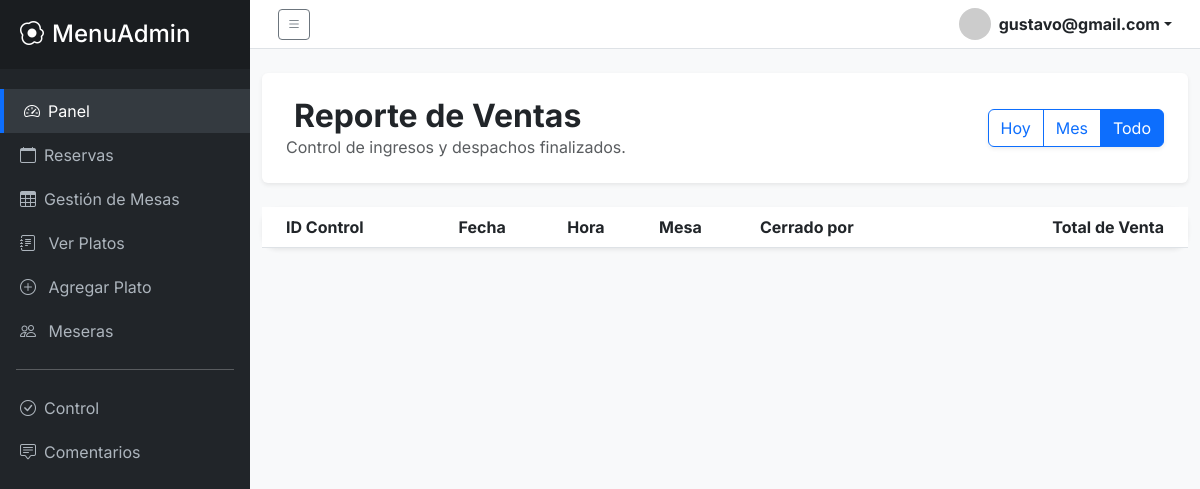
Before: /client/admin/views/control/index.php (signed in) with the older database file.
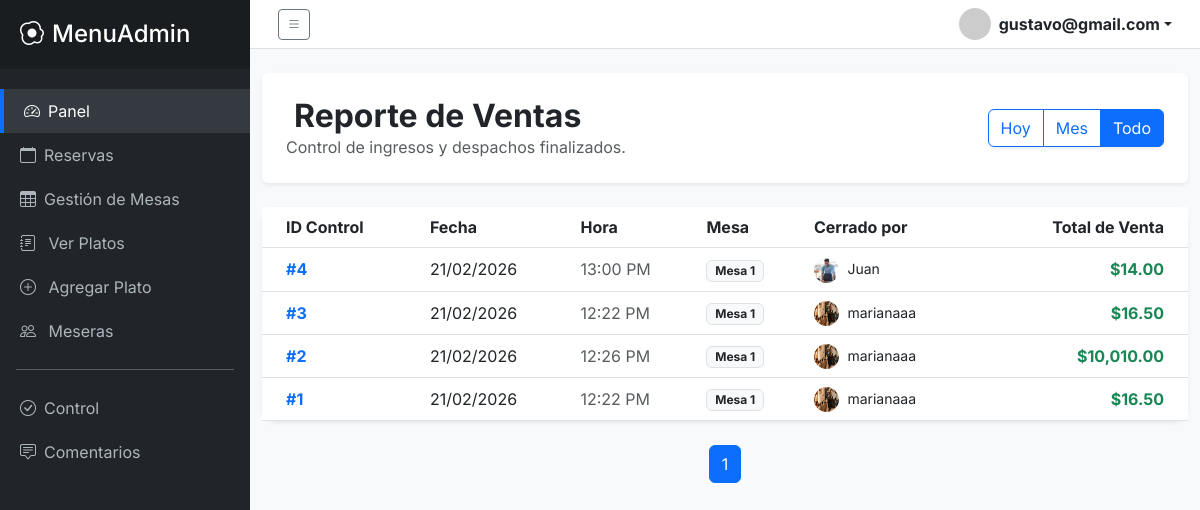
After: the same page with the newer database file.
### tables this page shows
CREATE TABLE `control` (
  `id_control` int(11) NOT NULL,
  `id_pedido_fk` varchar(255) DEFAULT NULL,
  `id_usuario_fk` int(11) DEFAULT NULL,
  `platos` text DEFAULT NULL,
  `total_pagar` decimal(10,2) DEFAULT NULL,
  `fyh_creacion` datetime DEFAULT current_timestamp()
);

CREATE TABLE `mesas` (
  `id_mesa` int(11) NOT NULL,
  `nro_mesa` int(11) NOT NULL,
  `sillas` int(11) NOT NULL,
  `tipo` varchar(100) DEFAULT 'Basica',
  `estado` varchar(100) DEFAULT 'Disponible'
);

CREATE TABLE `usuarios` (
  `id_usuario` int(11) NOT NULL,
  `id_rol_fk` int(11) DEFAULT NULL,
  `nombre` varchar(100) NOT NULL,
  `email` varchar(100) NOT NULL,
  `password` varchar(255) NOT NULL,
  `imagen` varchar(255) DEFAULT NULL,
  `telefono` varchar(255) DEFAULT NULL,
  `fecha_creacion` timestamp NOT NULL DEFAULT current_timestamp(),
  `fecha_actualizacion` timestamp NOT NULL DEFAULT current_timestamp() ON UPDATE current_timestamp()
);

### client/admin/views/control/index.php (the view, shortened to what this page needs)
<?php
include '../../layouts/parte1.php';
$filtro = isset($_GET['filtro']) ? $_GET['filtro'] : 'todos';
$pagina = isset($_GET['pagina']) ? (int)$_GET['pagina'] : 1;
$registros_por_pagina = 10;
$inicio = ($pagina > 1) ? ($pagina * $registros_por_pagina) - $registros_por_pagina : 0;
$where = "";
try {
    $total_sql = "SELECT COUNT(*) FROM control c $where";
    $total_registros = $pdo->query($total_sql)->fetchColumn();
    $total_paginas = ceil($total_registros / $registros_por_pagina);
    $sql = "SELECT c.id_control, c.total_pagar, c.fyh_creacion, u.nombre AS nombre_responsable, u.imagen AS imagen_responsable, m.nro_mesa
            FROM control c
            INNER JOIN pedidos p ON c.id_pedido_fk = p.id_pedido
            INNER JOIN usuarios u ON c.id_usuario_fk = u.id_usuario
            INNER JOIN mesas m ON p.id_mesa_fk = m.id_mesa
            $where
            ORDER BY c.id_control DESC
            LIMIT $inicio, $registros_por_pagina";
    $query = $pdo->prepare($sql);
    $query->execute();
    $controles = $query->fetchAll(PDO::FETCH_ASSOC);
} catch (PDOException $e) {
    echo "Error: " . $e->getMessage();
}
?>
<link rel="stylesheet" href="https://cdn.datatables.net/buttons/2.2.3/css/buttons.dataTables.min.css">
<div class="container-fluid py-4">
    <div class="row mb-4">
        <div class="col-12">
            <div class="card shadow-sm border-0 bg-white p-4">
                <div class="row align-items-center">
                    <div class="col-md-6">
                        <h2 class="fw-bold mb-0 text-dark"><i class="fas fa-file-invoice-dollar text-success me-2"></i>Reporte de Ventas</h2>
                        <p class="text-muted mb-0">Control de ingresos y despachos finalizados.</p>
                    </div>
                    <div class="col-md-6 text-md-end mt-3 mt-md-0">
                        <div class="btn-group shadow-sm">
                            <a href="?filtro=hoy" class="btn btn-<?php echo $filtro == 'hoy' ? 'primary' : 'outline-primary'; ?>">Hoy</a>
                            <a href="?filtro=mes" class="btn btn-<?php echo $filtro == 'mes' ? 'primary' : 'outline-primary'; ?>">Mes</a>
                            <a href="?filtro=todos" class="btn btn-<?php echo $filtro == 'todos' ? 'primary' : 'outline-primary'; ?>">Todo</a>
                        </div>
                    </div>
                </div>
            </div>
        </div>
    </div>
    <div class="card border-0 shadow-sm" style="border-radius: 15px;">
        <div class="card-body p-0">
            <div class="table-responsive">
                <table id="tabla_control" class="table table-hover align-middle mb-0">
                    <thead class="bg-light">
                        <tr>
                            <th class="ps-4">ID Control</th>
                            <th>Fecha</th>
                            <th>Hora</th>
                            <th>Mesa</th>
                            <th>Cerrado por</th>
                            <th class="text-end pe-4">Total de Venta</th>
                        </tr>
                    </thead>
                    <tbody>
                        <?php foreach ($controles as $reg): ?>
                            <tr>
                                <td class="ps-4 fw-bold text-primary">#<?php echo $reg['id_control']; ?></td>
                                <td><?php echo date('d/m/Y', strtotime($reg['fyh_creacion'])); ?></td>
                                <td class="text-muted"><?php echo date('H:i A', strtotime($reg['fyh_creacion'])); ?></td>
                                <td><span class="badge bg-light text-dark border">Mesa <?php echo $reg['nro_mesa']; ?></span></td>
                                <td>
                                    <img src="../../../../public/assets/img/meseros/<?php echo !empty($reg['imagen_responsable']) ? $reg['imagen_responsable'] : 'default.png'; ?>" class="rounded-circle me-1" width="25" height="25">
                                    <small><?php echo $reg['nombre_responsable']; ?></small>
                                </td>
                                <td class="text-end pe-4 fw-bold text-success">$<?php echo number_format($reg['total_pagar'], 2); ?></td>
                            </tr>
                        <?php endforeach; ?>
                    </tbody>
                </table>
            </div>
        </div>
    </div>
    <nav class="mt-4">
        <ul class="pagination justify-content-center">
            <?php for($i=1; $i<=$total_paginas; $i++): ?>
                <li class="page-item <?php echo ($pagina == $i) ? 'active' : ''; ?>">
                    <a class="page-link" href="?pagina=<?php echo $i; ?>&filtro=<?php echo $filtro; ?>"><?php echo $i; ?></a>
                </li>
            <?php endfor; ?>
        </ul>
    </nav>
</div>
<?php include '../../layouts/parte2.php'; ?>

Changed rows visible on the page:
added control: id_control "4", fyh_creacion "21/02/2026", fyh_creacion "13:00 PM", mesas.nro_mesa "1", id_usuario_fk.imagen (picture), id_usuario_fk.nombre "Juan", total_pagar "14.00"
added control: id_control "3", fyh_creacion "21/02/2026", fyh_creacion "12:22 PM", mesas.nro_mesa "1", id_usuario_fk.imagen (picture), id_usuario_fk.nombre "marianaaa", total_pagar "16.50"
added control: id_control "2", fyh_creacion "21/02/2026", fyh_creacion "12:26 PM", mesas.nro_mesa "1", id_usuario_fk.imagen (picture), id_usuario_fk.nombre "marianaaa", total_pagar "10,010.00"
added control: id_control "1", fyh_creacion "21/02/2026", fyh_creacion "12:22 PM", mesas.nro_mesa "1", id_usuario_fk.imagen (picture), id_usuario_fk.nombre "marianaaa", total_pagar "16.50"
Other visible differences:
new list line: "1"
